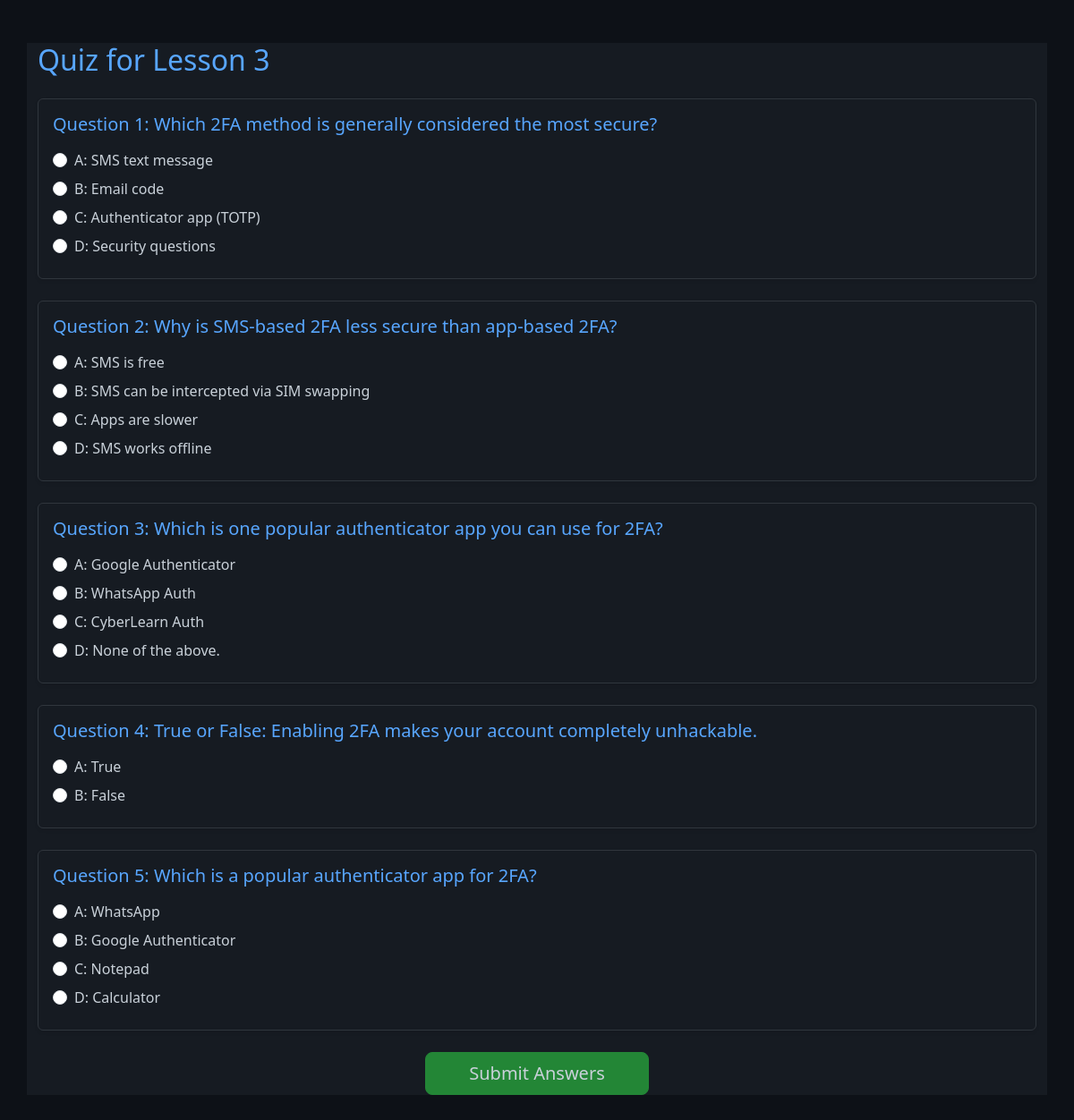
/quiz.php?lesson_id=3 (signed in), run on the app's committed database.
### tables this page shows
CREATE TABLE `questions` (
  `id` int(11) NOT NULL,
  `lesson_id` int(11) NOT NULL,
  `question` text NOT NULL,
  `options` text DEFAULT NULL,
  `correct_answer` varchar(255) NOT NULL,
  `type` enum('mcq','short') DEFAULT 'mcq'
);

### quiz.php (the view, shortened to what this page needs)
<?php
include 'db_connect.php';
$lesson_id = $_GET['lesson_id'] ?? 0;
$stmt = $conn->prepare("SELECT * FROM questions WHERE lesson_id = ?");
$stmt->execute([$lesson_id]);
$questions = $stmt->fetchAll(PDO::FETCH_ASSOC);
?>
<!DOCTYPE html>
<html lang="en">
<head>
    <link href="https://cdn.jsdelivr.net/npm/bootstrap@5.3.3/dist/css/bootstrap.min.css" rel="stylesheet">
    <link href="style.css" rel="stylesheet">
</head>
<body class="container mt-5 mb-5">
    <h2 class="mb-4">Quiz for Lesson <?= htmlspecialchars($lesson_id) ?></h2>
    <?php if (empty($questions)): ?>
        <div class="alert alert-warning">
            No questions available for this lesson yet.
        </div>
    <?php else: ?>
        <form method="POST">
            <?php $q_number = 1; ?>
            <?php foreach ($questions as $q): ?>
                <div class="card mb-4 shadow-sm">
                    <div class="card-body">
                        <h5 class="card-title mb-3">
                            Question <?= $q_number++ ?>: <?= htmlspecialchars($q['question']) ?>
                        </h5>
                        <?php
                        $opts = array_map('trim', explode(',', $q['options'] ?? ''));
                        ?>
                        <?php foreach ($opts as $opt): ?>
                            <?php
                            $opt = trim($opt);
                            if (preg_match('/^([A-D])\s*[:.)]?\s*(.+)$/i', $opt, $matches)) {
                                $letter = strtoupper($matches[1]);
                                $text   = trim($matches[2]);
                            } else {
                                $letter = '';
                                $text   = $opt;
                            }
                            ?>
                            <div class="form-check mb-2">
                                <input type="radio"
                                       name="answer_<?= $q['id'] ?>"
                                       id="opt_<?= $q['id'] ?>_<?= htmlspecialchars($letter) ?>"
                                       value="<?= htmlspecialchars($letter) ?>"
                                       class="form-check-input"
                                       required>
                                <label class="form-check-label" for="opt_<?= $q['id'] ?>_<?= htmlspecialchars($letter) ?>">
                                    <?= htmlspecialchars($letter ? $letter . ': ' . $text : $text) ?>
                                </label>
                            </div>
                        <?php endforeach; ?>
                    </div>
                </div>
            <?php endforeach; ?>
            <div class="text-center mt-4">
                <button type="submit" class="btn btn-primary btn-lg px-5">
                    Submit Answers
                </button>
            </div>
        </form>
    <?php endif; ?>
</body>
</html>

### style.css (style rules this page uses)
* { box-sizing: border-box; }
html, body { background-color: #0d1117 !important; color: #c9d1d9 !important; margin: 0; padding: 0; min-height: 100vh; }
.container, .card, .alert, .table, .form-control, .btn { background-color: #161b22 !important; border-color: #30363d !important; color: #c9d1d9 !important; }
.btn-primary { background-color: #238636 !important; border-color: #238636 !important; }
h1, h2, h3, h4, h5, h6 { color: #58a6ff !important; }

### data on the page
questions: question "Which 2FA method is generally considered the most secure?", text "A: SMS text message", text "B: Email code", text "C: Authenticator app (TOTP)", text "D: Security questions"
questions: question "Why is SMS-based 2FA less secure than app-based 2FA?", text "A: SMS is free", text "B: SMS can be intercepted via SIM swapping", text "C: Apps are slower", text "D: SMS works offline"
questions: question "Which is one popular authenticator app you can use for 2FA?", text "A: Google Authenticator", text "B: WhatsApp Auth", text "C: CyberLearn Auth", text "D: None of the above."
questions: question "True or False: Enabling 2FA makes your account completely unhackable.", text "A: True", text "B: False"
questions: question "Which is a popular authenticator app for 2FA?", text "A: WhatsApp", text "B: Google Authenticator", text "C: Notepad", text "D: Calculator"

### other printed values
$lesson_id "3"
